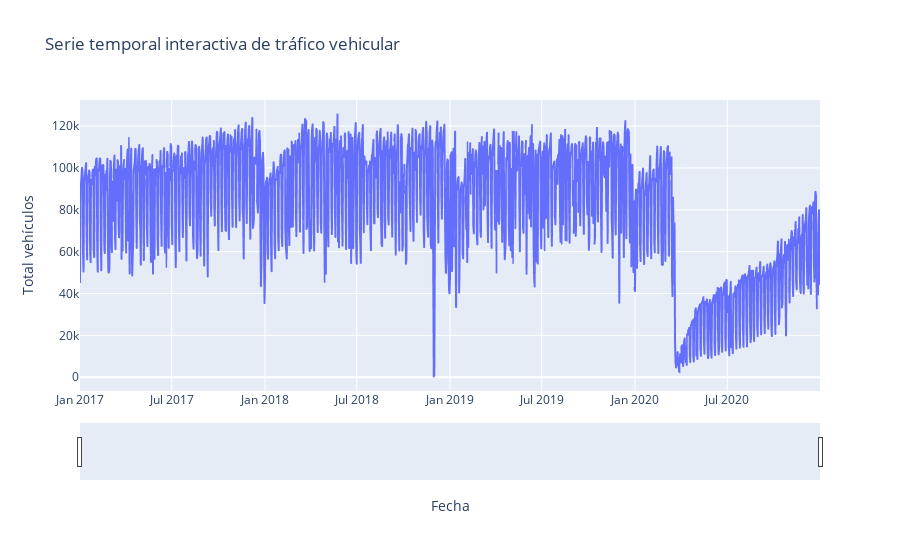

This figure's notebook cell:
### Markdown cell above
## 4.4. Gráficos interactivos con Plotly

### Code cell
import plotly.express as px

fig = px.line(
    x=serie_diaria.index,
    y=serie_diaria.values,
    labels={'x': 'Fecha', 'y': 'Total vehículos'},
    title='Serie temporal interactiva de tráfico vehicular'
)
fig.update_xaxes(rangeslider_visible=True)
fig.show()

### Figure 1 — Plotly figure (JSON) as saved in the notebook; plotly's stock layout.template omitted (floating-point values rounded to 4 significant figures; data arrays with more than 128 entries replaced by an {"elided": "..."} marker saying what was removed)
{"data": [{"hovertemplate": "Fecha=%{x}<br>Total vehículos=%{y}<extra></extra>", "legendgroup": "", "line": {"color": "#636efa", "dash": "solid"}, "marker": {"symbol": "circle"}, "mode": "lines", "name": "", "showlegend": false, "type": "scattergl", "x": {"elided": "1461 str values"}, "xaxis": "x", "y": {"elided": "1461 int values"}, "yaxis": "y"}], "layout": {"legend": {"tracegroupgap": 0}, "title": {"text": "Serie temporal interactiva de tráfico vehicular"}, "xaxis": {"anchor": "y", "domain": [0, 1], "rangeslider": {"visible": true}, "title": {"text": "Fecha"}}, "yaxis": {"anchor": "x", "domain": [0, 1], "title": {"text": "Total vehículos"}}}}
